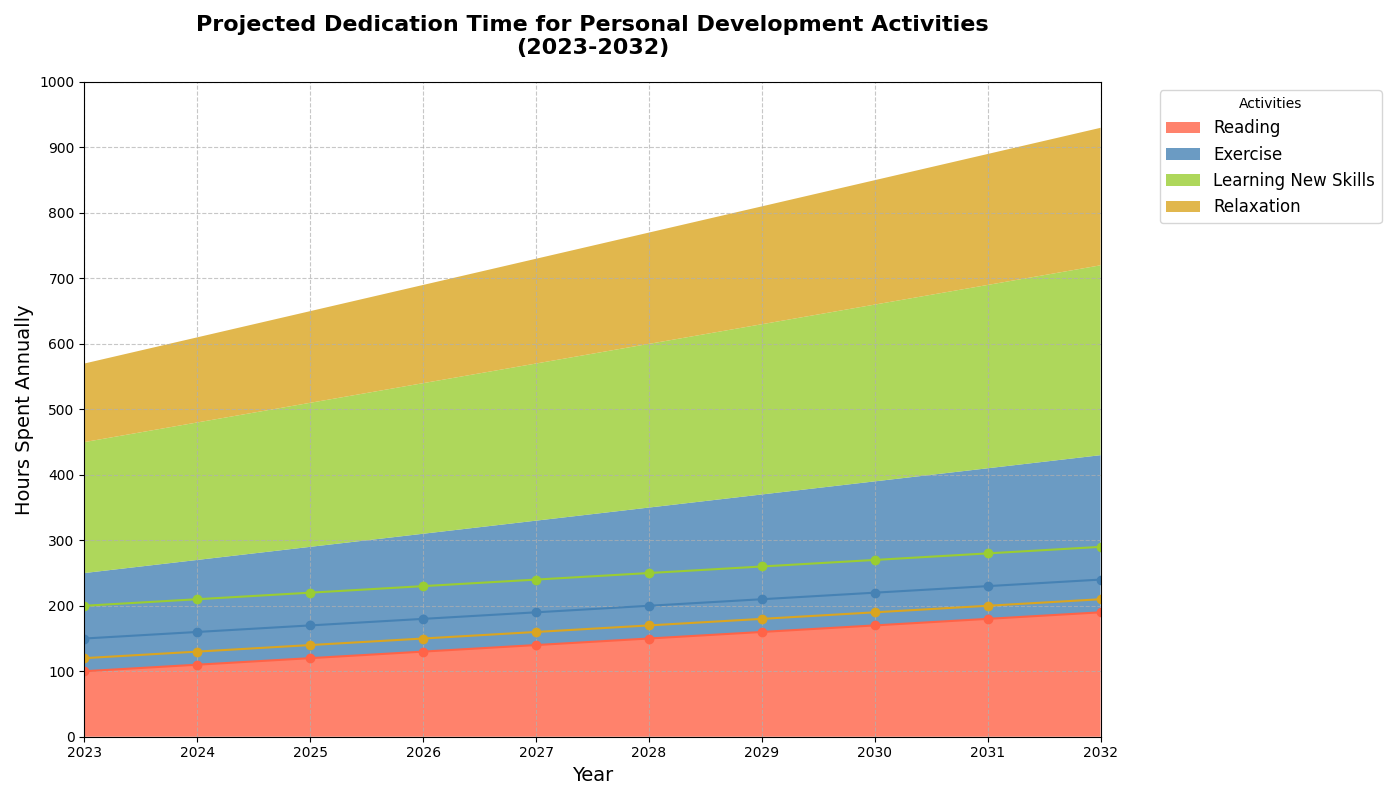

The script that drew this image:
import matplotlib.pyplot as plt
import numpy as np

# Years from 2023 to 2032
years = np.arange(2023, 2033)

# Projected hours dedication for each activity (arbitrary units)
reading = np.array([100, 110, 120, 130, 140, 150, 160, 170, 180, 190])
exercise = np.array([150, 160, 170, 180, 190, 200, 210, 220, 230, 240])
learning_new_skills = np.array([200, 210, 220, 230, 240, 250, 260, 270, 280, 290])
relaxation = np.array([120, 130, 140, 150, 160, 170, 180, 190, 200, 210])

# Stack the data for area plotting
activities = np.array([reading, exercise, learning_new_skills, relaxation])

# Create the stacked area chart
fig, ax = plt.subplots(figsize=(14, 8))
ax.stackplot(years, activities, labels=['Reading', 'Exercise', 'Learning New Skills', 'Relaxation'],
             colors=['#FF6347', '#4682B4', '#9ACD32', '#DAA520'], alpha=0.8)

# Title and axis labels
ax.set_title('Projected Dedication Time for Personal Development Activities\n(2023-2032)', fontsize=16, fontweight='bold', pad=20)
ax.set_xlabel('Year', fontsize=14)
ax.set_ylabel('Hours Spent Annually', fontsize=14)

# Add legend
ax.legend(title='Activities', loc='upper left', fontsize=12, bbox_to_anchor=(1.05, 1))

# Configure x and y ticks
ax.set_xticks(np.arange(2023, 2033, 1))
ax.set_yticks(np.arange(0, 1001, 100))
ax.set_xlim(2023, 2032)
ax.set_ylim(0, 1000)

# Add gridlines for better readability
ax.grid(True, linestyle='--', alpha=0.7)

# Add individual activity trends line plot (overlapping)
ax.plot(years, reading, marker='o', linestyle='-', color='#FF6347', label='Reading')
ax.plot(years, exercise, marker='o', linestyle='-', color='#4682B4', label='Exercise')
ax.plot(years, learning_new_skills, marker='o', linestyle='-', color='#9ACD32', label='Learning New Skills')
ax.plot(years, relaxation, marker='o', linestyle='-', color='#DAA520', label='Relaxation')

# Enhance layout to avoid overlapping elements
plt.tight_layout()

# Show plot
plt.show()
